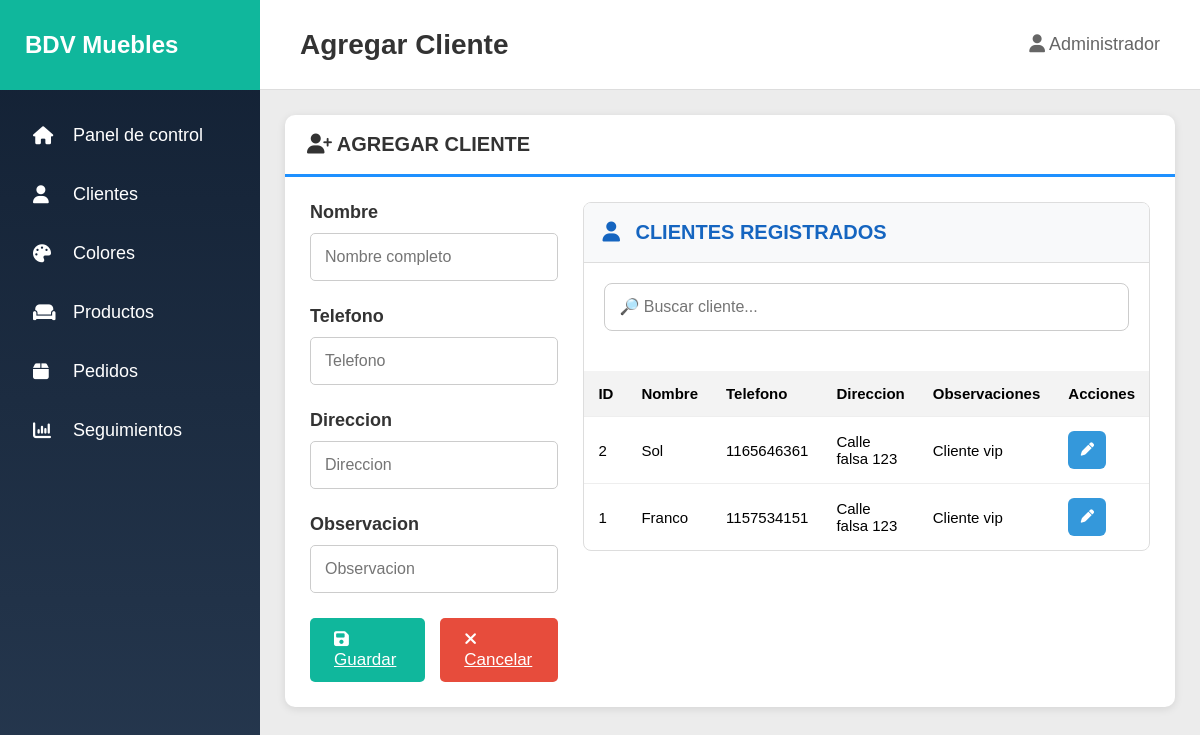
The app's page /Clientes.php with its own data.
### tables this page shows
CREATE TABLE `clientes` (
  `id_cliente` int(11) NOT NULL,
  `nombre` varchar(100) NOT NULL,
  `telefono` varchar(30) DEFAULT NULL,
  `direccion` varchar(255) DEFAULT NULL,
  `observacion` text DEFAULT NULL
);

### Clientes.php (the view, shortened to what this page needs)
<!DOCTYPE html>
<html lang="es">
<head>
<link rel="stylesheet"
href="https://cdnjs.cloudflare.com/ajax/libs/font-awesome/6.5.2/css/all.min.css">
</head>
<body>
<?php
    require("conexion.php");
    ?>
<div class="container">
    <div class="sidebar">
        <div class="logo">
            BDV Muebles
        </div>
        <div class="menu">
            <ul>
                <li>
                    <a href="index.php">
                        <i class="fa fa-house"></i>
                        Panel de control
                    </a>
                </li>
                <li>
                    <a href="Clientes.php">
                        <i class="fa fa-user"></i>
                        Clientes
                    </a>
                </li>
                <li>
                    <a href="Colores.php">
                        <i class="fa fa-palette"></i>
                        <span>Colores</span>
                    </a>
                </li>
                <li>
                    <a href="Productos.php">
                        <i class="fa fa-couch"></i>
                        Productos
                    </a>
                </li>
                <li>
                    <a href="Pedidos.php">
                        <i class="fa fa-box"></i>
                        Pedidos
                    </a>
                </li>
                <li>
                    <a href="Seguimientos.php">
                        <i class="fa fa-chart-column"></i>
                        <span>Seguimientos</span>
                    </a>
                </li>
            </ul>
        </div>
    </div>
<?php
    if (isset($_POST['id_cliente'])) {
            $id_cliente=$_POST['id_cliente'];
            $consulta="SELECT * FROM clientes WHERE id_cliente='$id_cliente'";
                $resultado=mysqli_query($conexion,$consulta);
                $cliente=mysqli_fetch_array($resultado);
                if (isset($_GET['estado'])&& $_GET['estado']==3) {
                        echo "<div class='alert alert-success'>Cliente Agregado correctamente!!</div>";
                    }
                    if (isset($_GET['estado'])&& $_GET['estado']==2) {
                        echo "<div class='alert alert-success'>Cliente Eliminado correctamente!!</div>";
                    }
                    if (isset($_GET['estado'])&& $_GET['estado']==1) {
                        echo "<div class='alert alert-warning'>Cliente Editado correctamente!!</div>";
                    }
?>
    <div class="main">
        <div class="topbar">
            <h2>Editar Cliente</h2>
            <div class="user">
                <i class="fa fa-user"></i>
                Administrador
            </div>
        </div>
        <div class="content">
            <div class="form-box">
                <div class="form-header">
                    <i class="fa fa-user-plus"></i>
                    EDITAR CLIENTE
                </div>
                <div class="form-body">
                    <div class="left-side">
                        <div class="form-group">
                            <label>Nombre</label>
                            <input type="text" id="edit_nombre" value="<?php echo $cliente['nombre']; ?>">
                        </div>
                        <div class="form-group">
                            <label>Telefono</label>
                            <input type="text" id="edit_telefono" value="<?php echo $cliente['telefono']; ?>">
                        </div>
                        <div class="form-group">
                            <label>Direccion</label>
                            <input type="text" id="edit_direccion" value="<?php echo $cliente['direccion']; ?>">
                        </div>
                        <div class="form-group">
                            <label>Observacion</label>
                            <input type="text" id="edit_observacion" value="<?php echo $cliente['observacion']; ?>">
                        </div>
                        <div class="buttons">
                            <input type="text" name="editarCliente" id="editarCliente" value="editarCliente" hidden>
                            <a href="#" class="btn-editar" onclick="editarCliente(<?php echo $cliente['id_cliente']?>)">
                                <i class="fa fa-floppy-disk"></i>
                                Editar
                            </a>
                            <input type="text" name="eliminarCliente" id="eliminarCliente" value="eliminarCliente" hidden>
                            <a href="#" class="btn-eliminar" onclick="eliminarCliente(<?php echo $cliente['id_cliente']?>)">
                                <i class="fa fa-xmark"></i>
                                Eliminar
                            </a>
                        </div>
                    </div>
<?php }else{ ?>
    <div class="main">
        <div class="topbar">
            <h2>Agregar Cliente</h2>
            <div class="user">
                <i class="fa fa-user"></i>
                Administrador
            </div>
        </div>
        <div class="content">
            <div class="form-box">
                <div class="form-header">
                    <i class="fa fa-user-plus"></i>
                    AGREGAR CLIENTE
                </div>
                <div class="form-body">
                    <div class="left-side">
                        <div class="form-group">
                            <label>Nombre</label>
                            <input type="text" name="nombre" id="nombre"
                            placeholder="Nombre completo">
                        </div>
                        <div class="form-group">
                            <label>Telefono</label>
                            <input type="text" name="telefono" id="telefono"
                            placeholder="Telefono">
                        </div>
                        <div class="form-group">
                            <label>Direccion</label>
                            <input type="text" name="direccion" id="direccion"
                            placeholder="Direccion">
                        </div>
                        <div class="form-group">
                            <label>Observacion</label>
                            <input type="text" name="observacion" id="observacion"
                            placeholder="Observacion">
                        </div>
                        <div class="buttons">
                            <a href="#" class="btn-guardar" onclick="agregarCliente()">
                                <i class="fa fa-floppy-disk"></i>
                                Guardar
                            </a>
                            <a href="Clientes.php" class="btn-cancelar">
                                <i class="fa fa-xmark"></i>
                                Cancelar
                            </a>
                        </div>
                    </div>
<?php } ?>
                    <div class="right-side">
                        <div class="users-box">
                            <div class="users-header">
                                <i class="fa fa-user"></i>
                                CLIENTES REGISTRADOS
                            </div>
                            <div class="search-box">
                                <input type="text"
                                id="buscador"
                                placeholder="🔎 Buscar cliente...">
                            </div>
                            <div class="table-container">
                                <table>
                                    <thead>
                                        <tr>
                                            <th>ID</th>
                                            <th>Nombre</th>
                                            <th>Telefono</th>
                                            <th>Direccion</th>
                                            <th>Observaciones</th>
                                            <th>Acciones</th>
                                        </tr>
                                    </thead>
                                    <tbody id="tablaPedidos">
                                        <?php
                                            $select=mysqli_query($conexion,"SELECT id_cliente,nombre, telefono, direccion, observacion FROM clientes ORDER BY id_cliente DESC");
                                            while($r=mysqli_fetch_array($select)){
                                                $idCliente=$r['id_cliente'];
                                                $nombreCliente=$r['nombre'];
                                                $telefonoCliente=$r['telefono'];
                                                $direccionCliente=$r['direccion'];
                                                $observacionesCliente=$r['observacion']; ?>
                                        <tr>
                                            <td><?php echo $idCliente; ?></td>
                                            <td><?php echo $nombreCliente; ?></td>
                                            <td><?php echo $telefonoCliente; ?></td>
                                            <td><?php echo $direccionCliente; ?></td>
                                            <td><?php echo $observacionesCliente; ?></td>
                                            <td>
                                                <div class="action-buttons">
                                                    <form method="POST" action="Clientes.php">
                                                        <button type="submit" name="id_cliente" value="<?php echo $r['id_cliente']; ?>" class="btn-select"><i class="fa fa-pen"></i></button>
                                                    </form>
                                                </div>
                                            </td>
                                        </tr>
                                        <?php } ?>
                                    </tbody>
                                </table>
                            </div>
                        </div>
                    </div>
                </div>
            </div>
        </div>
    </div>
</div>
</body>
</html>

### Clientes.php (style rules this page uses)
* { margin:0; padding:0; box-sizing:border-box; font-family: Arial, Helvetica, sans-serif; }
body { background:#ececec; }
.container { display:flex; height:100vh; }
.sidebar { width:260px; background:linear-gradient(to bottom,#122033,#26384f); }
.logo { height:90px; background:#10b79c; display:flex; align-items:center; padding-left:25px; color:white; font-size:24px; font-weight:bold; }
.menu { margin-top:20px; }
.menu ul { list-style:none; }
.menu li { margin:8px 15px; }
.menu li a { display:flex; align-items:center; gap:15px; padding:15px 18px; color:white; text-decoration:none; border-radius:10px; font-size:18px; transition:0.3s; }
.menu li a i { width:25px; }
.main { flex:1; display:flex; flex-direction:column; }
.topbar { height:90px; background:white; display:flex; align-items:center; justify-content:space-between; padding:0 40px; border-bottom:1px solid #ddd; }
.topbar h2 { font-size:28px; color:#333; }
.user { color:#666; font-size:18px; }
.content { padding:25px; }
.form-box { background:white; border-radius:10px; overflow:hidden; box-shadow:0 2px 8px rgba(0,0,0,0.1); }
.form-header { padding:18px 22px; border-bottom:3px solid #1e90ff; font-size:20px; font-weight:bold; color:#333; }
.form-body { display:flex; gap:25px; padding:25px; }
.left-side { width:45%; }
.form-group { margin-bottom:25px; }
label { display:block; margin-bottom:10px; font-size:18px; font-weight:bold; color:#333; }
input, select { width:100%; padding:14px; border:1px solid #ccc; border-radius:5px; font-size:16px; outline:none; }
.buttons { margin-top:20px; display:flex; gap:15px; }
.btn-guardar, .btn-cancelar, .btn-editar, .btn-eliminar { border:none; padding:12px 24px; font-size:17px; border-radius:5px; cursor:pointer; color:white; transition:0.3s; }
.btn-guardar { background:#10b79c; }
.btn-cancelar { background:#e74c3c; }
.right-side { flex:1; }
.users-box { border:1px solid #ddd; border-radius:8px; overflow:hidden; }
.users-header { padding:18px; background:#f8f9fa; border-bottom:1px solid #ddd; font-size:20px; font-weight:bold; color:#1565c0; }
.users-header i { margin-right:10px; }
.table-container { max-height:410px; overflow-y:auto; }
table { width:100%; border-collapse:collapse; }
table th { background:#f3f3f3; padding:14px; text-align:left; font-size:15px; }
table td { padding:14px; border-top:1px solid #eee; font-size:15px; }
.action-buttons { display:flex; gap:10px; }
.btn-select { border:none; background:#3498db; color:white; width:38px; height:38px; border-radius:6px; cursor:pointer; transition:0.3s; }
.btn-select { text-decoration:none; display:flex; align-items:center; justify-content:center; gap:8px; }
.search-box { margin-bottom:20px; padding:20px; }
#buscador { width:100%; padding:14px; border:1px solid #ccc; border-radius:8px; font-size:16px; outline:none; transition:0.3s; }

### records on screen
clientes: id_cliente "2", nombre "Sol", telefono "1165646361", direccion "Calle falsa 123", observacion "Cliente vip"
clientes: id_cliente "1", nombre "Franco", telefono "1157534151", direccion "Calle falsa 123", observacion "Cliente vip"
